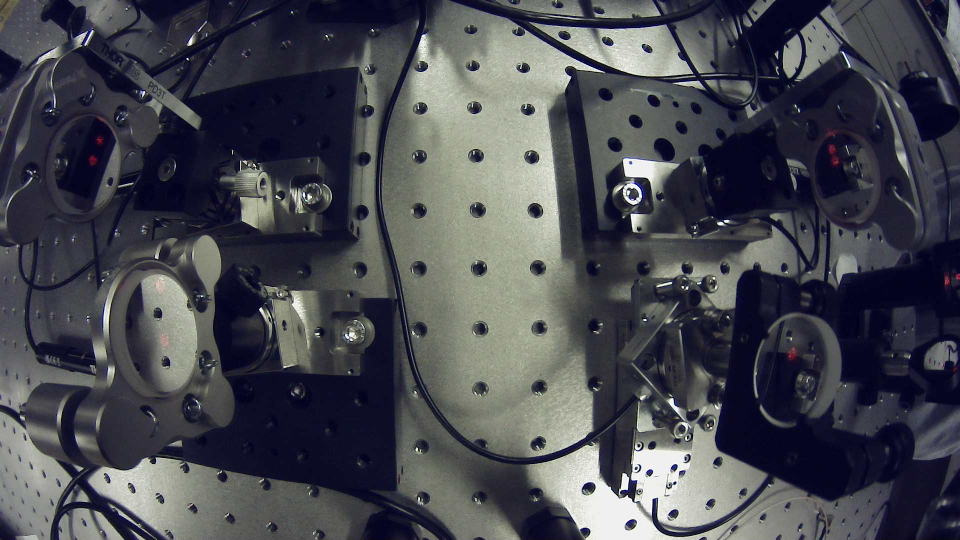
#> input picture Fisheye_Image.jpg, 1920 x 1080 px (shown at 1/2 size)
$ jupyter execute --allow-errors 'Fisheye Image (1).ipynb'
#> lines starting #> are read from the running program, lines starting #| are printed output that depends on the picture
FISHEYE IMAGE

[cell 1]
import cv2 as cv
import numpy as np
import matplotlib.pyplot as plt
import json
import math

[cell 2]
from hole_data import hole_data, post_hole_data

IMAGES WITH HOLE DATA

[cell 3]
# --- your inputs ---
img_path = "Fisheye_Image.jpg"

# Convert to arrays
hd = np.array(hole_data, dtype=float)  # shape (N, 4)
xg, yg, u, v = hd[:,0], hd[:,1], hd[:,2], hd[:,3]  # grid coords and pixel coords

# Load image (BGR->RGB for matplotlib)
img_bgr = cv.imread(img_path)
#> img_bgr is the input picture: shape (1080, 1920, 3); mean B, G, R 79.7, 72.1, 70.6
assert img_bgr is not None, f"Could not read image at {img_path}"
img_rgb = cv.cvtColor(img_bgr, cv.COLOR_BGR2RGB)

# Plot
plt.figure(figsize=(15, 15))
plt.imshow(img_rgb)                      # origin is top-left, matches your (u,v)
plt.scatter(u, v, s=30, marker='o')      # overlay points

# Add text labels with the grid coords (xg, yg)
for xi, yi, ui, vi in zip(xg, yg, u, v):
    plt.text(ui+4, vi-4, f"({int(xi)},{int(yi)})", fontsize=8)

plt.title("Hole picks (pixel coords) with grid labels")
plt.axis('off')
plt.show()
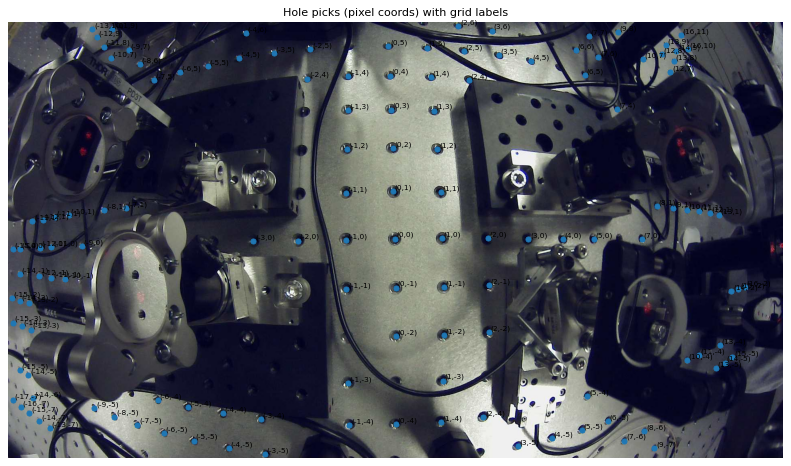
#> figure drawn by matplotlib, 1 panel

OPTICAL POST DATA

[cell 4]
post_hole_data = np.array(post_hole_data, dtype=float)

# Pixel coords (u, v) and height
u = post_hole_data[:, 2]   # x in image
v = post_hole_data[:, 3]   # y in image
h = post_hole_data[:, 4]   # height in inches

# Load image
img = cv.imread("Tall_posts.jpg")
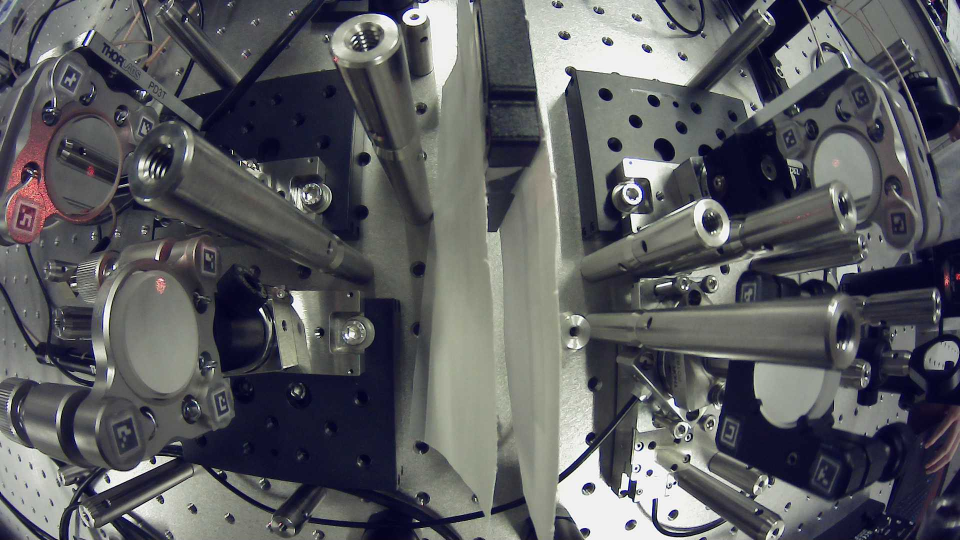
#> input picture Tall_posts.jpg, 1920 x 1080 px (shown at 1/2 size)
#> img is the input picture: shape (1080, 1920, 3); mean B, G, R 95, 91.2, 90.1
assert img is not None, "Could not read Cam_Opt.jpg"
img_rgb = cv.cvtColor(img, cv.COLOR_BGR2RGB)

# Plot
plt.figure(figsize=(14, 14))
plt.imshow(img_rgb)
sc = plt.scatter(u, v, c=h, s=60, edgecolors='black', linewidths=1.0, cmap='summer')

cbar = plt.colorbar(sc, shrink=0.45)
cbar.set_label("Post height (inches)", rotation=90)

plt.title("Post tops color-coded by height")
plt.axis('off')
plt.show()
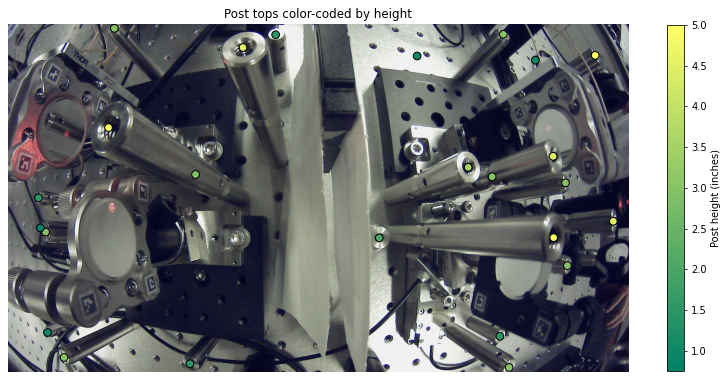
#> figure drawn by matplotlib, 2 panels

CAMERA INTRINSICS IMPORT

[cell 5]
intrinsics_path = r"C:\Users\alber\Documents\hardware_project\intrinsics_fisheye.json"

with open(intrinsics_path, "r") as f:
#> (reads intrinsics_fisheye.json from the repository)
    intr = json.load(f)

K = np.array(intr["K"], dtype=np.float64)
D = np.array(intr["D"], dtype=np.float64)  # shape (N,1) or (1,N) is fine
img_w = intr["image_width"]
img_h = intr["image_height"]

print("K =\n", K)
print("D =\n", D.ravel())

[cell 6]
obj_xyz = []
img_uv  = []

# Table holes: Z = 0
for X, Y, u, v in hole_data:
    obj_xyz.append([X, Y, 0.0])
    img_uv.append([u, v])

# Post tops: Z = H
for X, Y, u, v, H in post_hole_data:
    obj_xyz.append([X, Y, H])
    img_uv.append([u, v])

obj_xyz = np.array(obj_xyz, dtype=np.float64)
img_uv  = np.array(img_uv,  dtype=np.float64)

print("Using", obj_xyz.shape[0], "points for pose estimation.")

success, rvec_cw, tvec_cw = cv.solvePnP(
    objectPoints=obj_xyz,
    imagePoints=img_uv,
    cameraMatrix=K,
    distCoeffs=D,
    flags=cv.SOLVEPNP_ITERATIVE
)

if not success:
    raise RuntimeError("solvePnP failed")

R_cw, _ = cv.Rodrigues(rvec_cw)  # world -> camera
t_cw = tvec_cw                   # 3x1

R_wc = R_cw.T                    # camera -> world
t_wc = -R_wc @ t_cw              # camera center in world coords

print("R_cw =\n", R_cw)
print("t_cw =", t_cw.ravel())
print("camera center (world) =", t_wc.ravel())
